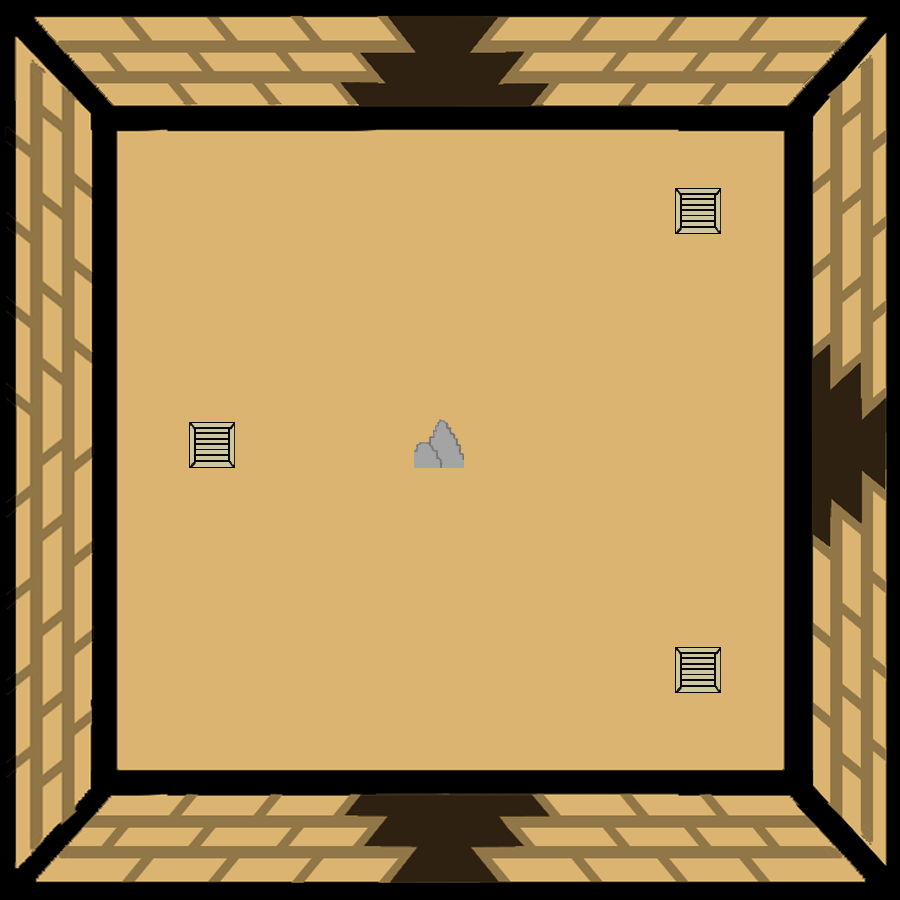

A level layout from a 2D game, rendered from its tile map. Below: a short description, then the map file with tile-grid data replaced by summaries:
An orthogonal 100x100 tile map with 9x9 px tiles, 2 tile layers (SALA, CAJAS Y ROCAS), 3 tilesets.

<map version="1.2" tiledversion="1.3.3" orientation="orthogonal" renderorder="right-down" width="100" height="100" tilewidth="9" tileheight="9" infinite="0" nextlayerid="3" nextobjectid="1">
 <tileset firstgid="1" source="RUINAS10.tsx" />
 <tileset firstgid="10001" source="ROCAS.tsx" />
 <tileset firstgid="10002" source="CAJA.tsx" />
 <layer id="1" name="SALA" width="100" height="100">
  <data>[10000 cells, 10000 non-empty, 10000 distinct tile ids]</data>
 </layer>
 <layer id="2" name="CAJAS Y ROCAS" width="100" height="100">
  <data>[10000 cells, 722 non-empty, 672 distinct tile ids]</data>
 </layer>
</map>
